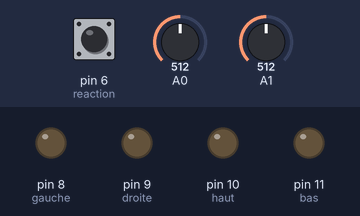
A sketch run on a simulated Arduino Uno, built with avr-gcc and run on an emulated ATmega328P. On the bench: output pins drawn as LEDs (lit = HIGH). The inputs (shaded band) are chosen by the test bench; at power-on: A0 = 512, A1 = 512, pin 6 (reaction) HIGH. What the sketch prints to the serial monitor is not drawn.

Above: at 1.3 s.
1.4 s: A0 set to 716
4.4 s: A1 set to 716
At 7.0 s:
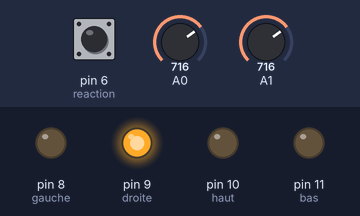
7.4 s: A0 set to 576
At 10.2 s:
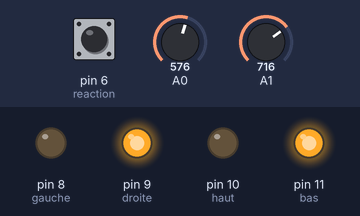
10.4 s: A0 set to 546
At 11.5 s:
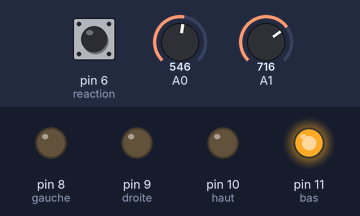
12.0 s: A1 set to 573
15.0 s: A1 set to 549
At 15.6 s:
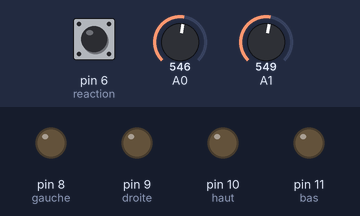
Timing chart, 0 to 18.0 s (numbered marks = the images above; inputs shaded):
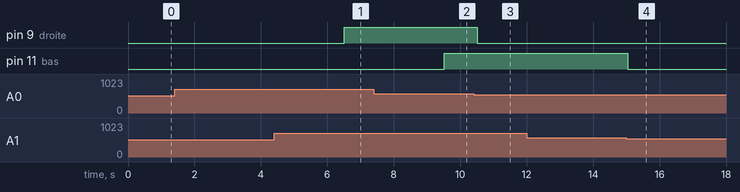

Measured:
- the behaviour switches between 562 and 561 on A0 (found by bisection; images 2 and 3)
- the behaviour switches between 562 and 561 on A1 (found by bisection; images 3 and 4)
- after the input at 1.4 s, every drawn part: stays the same
- after the input at 10.4 s, pin 9 (droite): HIGH → LOW after 0.11 s
- after the input at 12.0 s, every drawn part: stays the same
- after the input at 15.0 s, pin 11 (bas): HIGH → LOW at once

The sketch:

suiveur_solaire.ino
```cpp
/*
bricbric
Prog initial 170823
maj  21 09 23 secont axe
Ajout  wachtdog    27092023


sur  A0   on  lit  la valeur entre deux photoresistance
sur  A1   on  lit  la valeur entre deux photoresistance

sur 8  on active le relais  gauche
sur 9  on active le relais  droit
sur 10  on active le relais  haut
sur 11  on active le relais  bas

sur 6  si on  met a la masse on obtient  un delai 10 fois plus important

si la carte relais  reagit inversement a notre  choix   changer les affectation Relaisactif Relaisnonactif

*
*/

#include <avr/wdt.h>

int delai = 10; // temps en seconde x 2 de reation des actionneurs

// info pinoche
#define gauche 8
#define droite 9
#define haut 10
#define bas 11
#define reaction 6


///   en lien avec la carte relais  decommanter la bonne fonction en fonction des relais
#define Relaisactif HIGH
#define Relaisnonactif LOW
//#define Relaisactif LOW
//#define Relaisnonactif HIGH

#define delai_theorique 10
#define hysteresis 50 // valeur neutre sans changement
#define centre 512


int retardhb, retardgd = 0;
long   resetplaquette =  0;


//Variables:
const uint32_t loopTime = 500; //2hz
uint32_t lastTime = loopTime;
uint32_t currentTime = loopTime;


// the setup routine runs once when you press reset:
void setup() {

  //    WDTO_15MS
  //    WDTO_30MS
  //    WDTO_60MS
  //    WDTO_120MS
  //    WDTO_250MS
  //    WDTO_500MS
  //    WDTO_1S
  //    WDTO_2S
  //    WDTO_4S
  //    WDTO_8S
  wdt_enable(WDTO_1S);// selection du temps alloué  pour  ne pas faire  reset

  // initialize serial communication at 9600 bits per second:
  Serial.begin(9600);

  Serial.println(" Suiveur-solaire  bricbric  ");

  pinMode(reaction, INPUT_PULLUP);
  pinMode(gauche, OUTPUT);
  pinMode(droite, OUTPUT);
  pinMode(haut, OUTPUT);
  pinMode(bas, OUTPUT);


  retardhb = delai;
  retardgd = delai;

  wdt_reset();

}

// the loop routine runs over and over again forever:
void loop() {

  currentTime = millis();
  //Serial.println(currentTime - lastTime);

  if ((currentTime - lastTime) >= loopTime) {  //start timed loop
    lastTime = currentTime ;

    if (!digitalRead(reaction)) delai =  delai_theorique * 10;
    else delai = delai_theorique ;

    Serial.print("delai ");
    Serial.print( delai );


    if ( retardgd  < 0) retardgd  = 0;
    if ( retardhb  < 0) retardhb  = 0;


    // read the input on analog pin 0:  capteur   gauche droite
    int sensorvalue = analogRead(A0);
    // read the input on analog pin 1:   capteur   haut bas
    int sensorvalue1 = analogRead(A1);

    // print out the value you read:

    Serial.print(" capteur   gauche droite ");
    Serial.print(sensorvalue);

    Serial.print(" capteur   haut bas ");
    Serial.print (sensorvalue1);

    // test  du gauche droite


    Serial.print(" retardgd ");
    Serial.print( retardgd );

    if ((sensorvalue > centre - hysteresis) and (sensorvalue < centre + hysteresis)) {
      digitalWrite(gauche, Relaisnonactif);
      digitalWrite(droite, Relaisnonactif);
      Serial.print(" neutre gauche droite");
      retardgd = delai;

    } else if   (sensorvalue < centre - hysteresis) {
      if (retardgd--  < 1) {
        digitalWrite(gauche, Relaisactif);
        digitalWrite(droite, Relaisnonactif);
        Serial.print(" gauche");
      } else        Serial.print(" retard gauche");

    } else if   (sensorvalue > centre + hysteresis) {
      if (retardgd--  < 1) {
        digitalWrite(droite, Relaisactif);
        digitalWrite(gauche, Relaisnonactif);
        Serial.print(" droite");
      } else        Serial.print(" retard droite");
    }

    // test  du haut bas


    Serial.print(" retardhb ");
    Serial.print( retardhb);
    if ((sensorvalue1 > centre - hysteresis) and (sensorvalue1 < centre + hysteresis)) {
      digitalWrite(haut, Relaisnonactif);
      digitalWrite(bas, Relaisnonactif);
      Serial.println(" neutre  haut  bas ");

      retardhb = delai;
    } else if   (sensorvalue1 < centre - hysteresis) {
      if (retardhb --  < 1) {

        digitalWrite(haut, Relaisactif);
        digitalWrite(bas, Relaisnonactif);
        Serial.println(" haut");
      } else        Serial.println(" retard haut");
    } else if   (sensorvalue1 > centre + hysteresis) {
      if (retardhb--  < 1) {

        digitalWrite(bas, Relaisactif);
        digitalWrite(haut, Relaisnonactif);
        Serial.println(" bas");
      } else        Serial.println(" retard bas");
    }


    wdt_reset(); //  on nourrit le chien de garde !
  }


}
```
